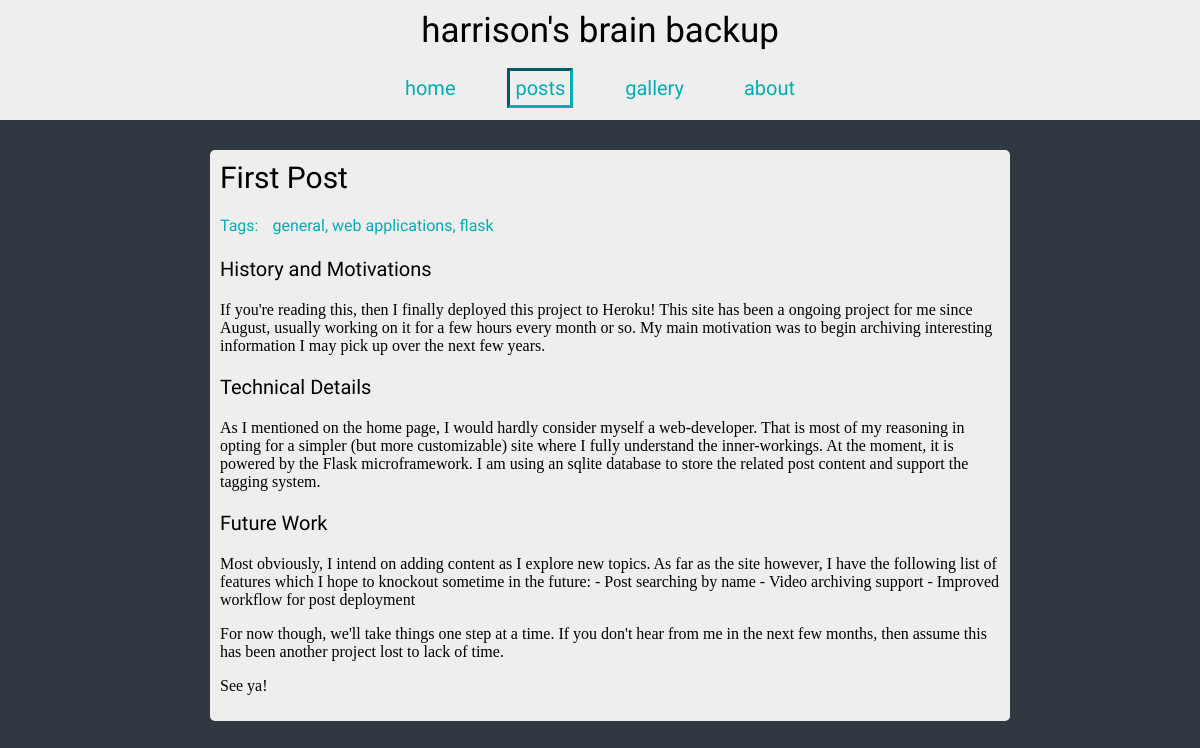
Screenshot of /post/2 with the database file from the repository.
### tables this page shows
CREATE TABLE post (
    id INTEGER PRIMARY KEY AUTOINCREMENT,
    created TIMESTAMP DEFAULT CURRENT_TIMESTAMP,
    title TEXT NOT NULL UNIQUE,
    description TEXT NOT NULL,
    body TEXT NOT NULL
);

CREATE TABLE tag (
    id INTEGER PRIMARY KEY AUTOINCREMENT,
    name TEXT NOT NULL UNIQUE
);

### brainbackup/routes.py (the view)
@current_app.route('/post/<int:post_id>')
def post(post_id):
    post = db.get_posts(id=post_id)
    tags =  db.get_tags(post_ref=post_id)
    return render_template('post.html',
                           current='posts',
                           post=post,
                           tags=tags)

### brainbackup/db.py (called while the page is built, shortened)
def get_db():
    if 'db' not in g:
        g.db = sqlite3.connect(
            app.config['DATABASE_URI'],
            detect_types=sqlite3.PARSE_DECLTYPES
        )
        g.db.row_factory = sqlite3.Row
    return g.db

def query_db(query, args=()):
    cur = get_db().execute(query, args)
    rv = cur.fetchall()
    cur.close()
    return rv

def get_posts(startDate=None, endDate=None, orderByDate=True, \
              tags=None, id=None, values=["*"], limit=None):
    query = 'SELECT '
    args = []
    query += ', '.join(values)
    query += ' FROM post '
    firstInList = True
    if startDate:
        query += 'WHERE '
        query += '? <= created '
        args.append(startDate)
        firstInList = False
    if id:
        if not firstInList:
            query += 'AND '
        else:
            query += 'WHERE '
            firstInList = False
        query += '? = id '
        args.append(id)
    if orderByDate:
        query += 'ORDER BY created DESC '
    if limit:
        query += 'LIMIT ? '
        args.append(limit)
    return query_db(query, list(args))

def get_tags(post_ref=None):
    query = 'SELECT * FROM '
    query += 'post_tag INNER JOIN tag ON post_tag.tag_ref = tag.id '
    args = []
    if post_ref:
        query += 'WHERE '
        query += '? = post_tag.post_ref '
        args.append(post_ref)
    query += 'GROUP BY tag_ref '
    return query_db(query, args)

### brainbackup/templates/post.html
{% extends 'layout.html' %}
{% block content %}
    <link rel="stylesheet" href="{{ url_for('static', filename='css/post.css') }}">
    <div class="content">
        <div class="post">
            <h2>{{ post[0]['title'] }}</h2>
            <h4>Tags:
                <ul>
                    {% for i in tags %}
                        <li>{{ i['name'] }}</li>
                    {% endfor %}
                </ul>
            </h4>
            <h3>{{ post[0]['body'] | safe }}</h3>
        </div>
    </div>
{% endblock %}

### brainbackup/static/css/main.css (style rules this page uses)
html, body { margin: 0; height: 100%; }
h2 { font: 30px 'Ubuntu', 'Lucida Bright'; margin: 0 0 5px 0; }
h3 { font: 20px 'Ubuntu', 'Lucida Bright'; }
h4 { color: #00adb5; font: 16px 'Ubuntu', 'Lucida Bright'; }
.content { margin-top: 20px; width: 65%; }
.post { background-color: #eeeeee; border-radius: 5px; padding: 10px 10px; margin-top: 10px; width: 100%; }

### brainbackup/static/css/post.css (style rules this page uses)
ul { display: inline; list-style: none; padding: 5px 10px; }
ul li { display: inline; }
ul li:after { content: ", " }
ul li:last-child:after { content: "" }

### rows the page displays
post: title "First Post", body "History and Motivations If you're reading this, then I finally deployed this project to Heroku! This site has been a ongoing project for me since August, usually working on it for a few hours every month or so. My main motivation was to begin archiving interesting information I may pick up over the next few years. Technical Details As I mentioned on the home page, I would hardly consider myself a web-developer. That is most of my reasoning in opting for a simpler (but more customizable) site where I fully understand the inner-workings. At the moment, it is powered by the Flask microframework. I am using an sqlite database to store the related post content and support the tagging system.…"
tag: name "general"
tag: name "web applications"
tag: name "flask"
